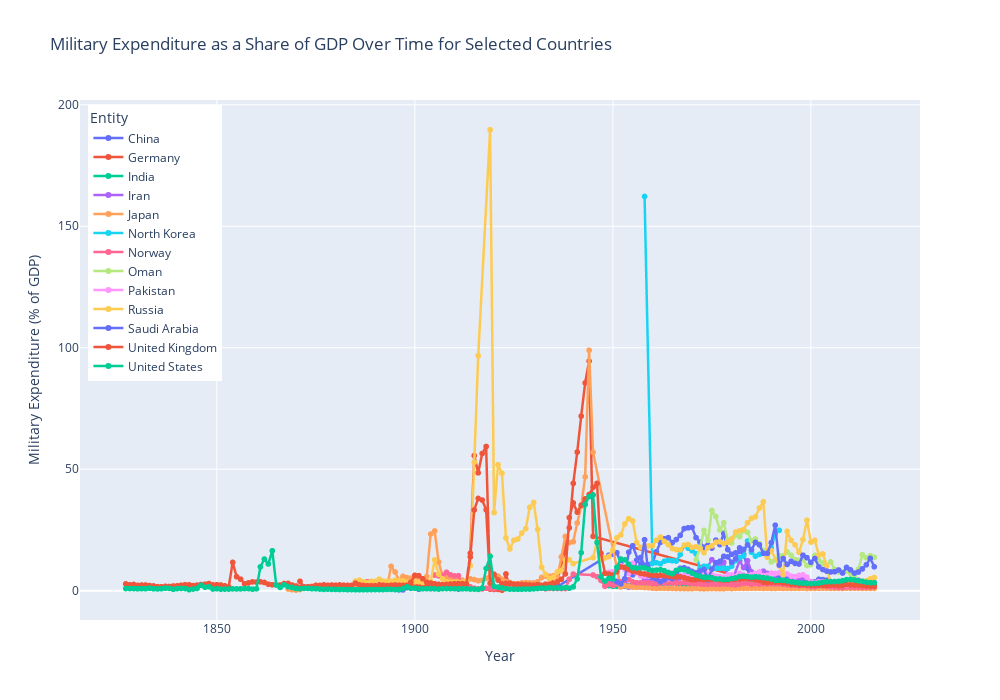

Write notebook code for a chart like this one.
### Code cell
# Create the figure
fig = go.Figure()

# Filter the DataFrame for selected countries
selected_countries = ['India', 'United States', 'China', 'Germany', 'Russia', 'United Kingdom', 'North Korea', 'Saudi Arabia', 'Pakistan', 'Norway', 'Oman', 'Japan', 'Iran']
df_filtered = military_expenditure_gdp_clean[military_expenditure_gdp_clean['Entity'].isin(selected_countries)]

# Create the plot
fig = px.line(df_filtered, x='Year', y='Military expenditure as a share of GDP (OWID calculated based on NMC, COW & SIPRI (2017))',
              color='Entity',
              title='Military Expenditure as a Share of GDP Over Time for Selected Countries',
              labels={'Military expenditure as a share of GDP (OWID calculated based on NMC, COW & SIPRI (2017))': 'Military Expenditure (% of GDP)'},
              line_group='Entity',
              height=700,
              width=1000)

# Update layout for better readability
fig.update_layout(
    hovermode='x unified',
    legend=dict(
        yanchor="top",
        y=0.99,
        xanchor="left",
        x=0.01
    ),
    template="plotly"
)

# Update traces to increase line width
fig.update_traces(line=dict(width=2.5))  # Increase the width to 3, adjust as necessary
fig.update_traces(mode="markers+lines", hovertemplate=None)

fig.show()
